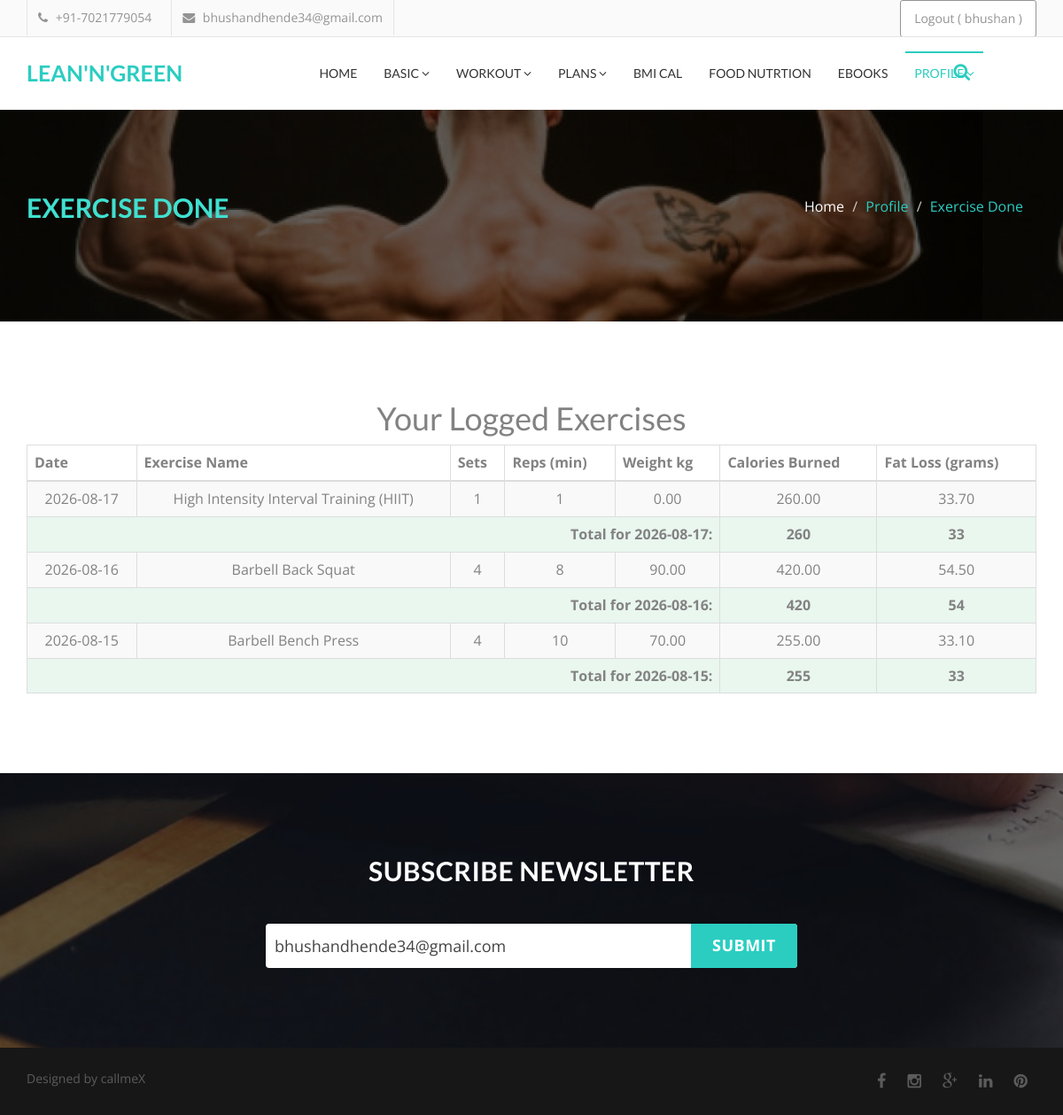
/exercise-done.php (signed in), run on the app's committed database.
### tables this page shows
CREATE TABLE `user_exercises` (
  `id` INT(11) NOT NULL AUTO_INCREMENT,
  `user_id` INT(11) NOT NULL,
  `exercise_id` INT(11) DEFAULT NULL,
  `name` VARCHAR(150) NOT NULL,
  `duration_minutes` INT(11) DEFAULT 0,
  `sets` INT(11) DEFAULT 0,
  `reps` INT(11) DEFAULT 0,
  `weight_kg` DECIMAL(5,2) DEFAULT 0.00,
  `date_performed` DATE NOT NULL,
  `calories_burned` DECIMAL(6,2) DEFAULT 0.00,
  `fat_loss_grams` DECIMAL(6,2) DEFAULT 0.00,
  `created_at` TIMESTAMP NOT NULL DEFAULT CURRENT_TIMESTAMP,
  PRIMARY KEY (`id`),
  KEY `fk_user` (`user_id`)
);

CREATE TABLE `users` (
  `id` INT(11) NOT NULL AUTO_INCREMENT,
  `name` VARCHAR(100) NOT NULL,
  `username` VARCHAR(50) NOT NULL UNIQUE,
  `email` VARCHAR(100) NOT NULL UNIQUE,
  `password` VARCHAR(255) NOT NULL,
  `created_at` TIMESTAMP NOT NULL DEFAULT CURRENT_TIMESTAMP,
  PRIMARY KEY (`id`)
);

### exercise-done.php (the view, shortened to what this page needs)
<!DOCTYPE html>
<html lang="en">
<head>
  <link href="assets/css/font-awesome.css" rel="stylesheet">
  <link href="assets/css/bootstrap.css" rel="stylesheet">
  <link rel="stylesheet" type="text/css" href="assets/css/slick.css" />
  <link rel="stylesheet" href="assets/css/jquery.fancybox.css" type="text/css" media="screen" />
  <link rel="stylesheet" type="text/css" href="assets/css/animate.css" />
  <link rel="stylesheet" type="text/css" href="assets/css/bootstrap-progressbar-3.3.4.css" />
  <link id="switcher" href="assets/css/theme-color/default-theme.css" rel="stylesheet">
  <link href="style.css" rel="stylesheet">
</head>
<body>
  <?php
  include('nav.php');
  ?>
  <section id="single-page-header4">
    <div class="overlay">
      <div class="container">
        <div class="row">
          <div class="col-md-6 col-sm-6 col-xs-12">
            <div class="single-page-header-left">
              <h2>Exercise done</h2>
            </div>
          </div>
          <div class="col-md-6 col-sm-6 col-xs-12">
            <div class="single-page-header-right">
              <ol class="breadcrumb">
                <li><a href="#">Home</a></li>
                <li class="active">Profile</li>
                <li class="active">Exercise Done</li>
              </ol>
            </div>
          </div>
        </div>
      </div>
    </div>
  </section>
  <section id="error">
    <div class="container">
      <div class="row">
        <div class="col-md-12">
          <div class="errror-page-area">
            <div class="error-content">
              <?php
              include('db.php');
              $user_id = $_SESSION['id'];
              $query = "SELECT * FROM user_exercises WHERE user_id = :user_id ORDER BY date_performed DESC, id ASC";
              $stmt = $pdo->prepare($query);
              $stmt->execute(['user_id' => $user_id]);
              $user_exercises = $stmt->fetchAll(PDO::FETCH_ASSOC);
              ?>
              <h1>Your Logged Exercises</h1>
              <?php if (empty($user_exercises)): ?>
                <div class="alert alert-info">You have not logged any Back exercises yet.</div>
              <?php else: ?>
                <div class="table-responsive">
                  <table class="table table-bordered table-striped">
                    <thead>
                    <tr>
                      <th>Date</th>
                      <th>Exercise Name</th>
                      <th>Sets</th>
                      <th>Reps (min)</th>
                      <th>Weight kg</th>
                      <th>Calories Burned</th>
                      <th>Fat Loss (grams)</th>
                    </tr>
                    </thead>
                    <tbody>
                    <?php
                    $current_date = null;
                    $date_totals = [
                      'calories_burned' => 0,
                      'fat_loss_grams' => 0
                    ];
                    foreach ($user_exercises as $idx => $ex):
                      if ($current_date !== $ex['date_performed']) {
                        $current_date = $ex['date_performed'];
                        $date_totals = [
                          'calories_burned' => 0,
                          'fat_loss_grams' => 0
                        ];
                      }
                      $date_totals['calories_burned'] += (int)$ex['calories_burned'];
                      $date_totals['fat_loss_grams'] += (int)$ex['fat_loss_grams'];
                      ?>
                      <tr>
                        <td><?= htmlspecialchars($ex['date_performed']) ?></td>
                        <td><?= htmlspecialchars($ex['name']) ?></td>
                        <td><?= htmlspecialchars($ex['sets']) ?></td>
                        <td><?= htmlspecialchars($ex['reps']) ?></td>
                        <td><?= htmlspecialchars($ex['weight_kg']) ?></td>
                        <td><?= htmlspecialchars($ex['calories_burned']) ?></td>
                        <td><?= htmlspecialchars($ex['fat_loss_grams'])?></td>
                      </tr>
                      <?php
                      $next = $user_exercises[$idx+1] ?? null;
                      if (!$next || $next['date_performed'] !== $current_date) {
                        ?>
                        <tr style="background:#e9f7ef;font-weight:bold;">
                          <td colspan="5" class="text-right">Total for <?= htmlspecialchars($current_date) ?>:</td>
                          <td><?= $date_totals['calories_burned'] ?></td>
                          <td><?= $date_totals['fat_loss_grams'] ?></td>
                        </tr>
                        <?php
                      }
                    endforeach;
                    ?>
                    </tbody>
                  </table>
                </div>
              <?php endif; ?>
            </div>
          </div>
        </div>
      </div>
    </div>
  </section>
  <?php include('footer.php'); ?>
</body>
</html>

### nav.php (shortened to what this page needs)
<?php
$isLoggedIn = isset($_SESSION['id']);
?>
<header id="header">
  <div class="header-bottom">
    <div class="container">
      <div class="row">
        <div class="col-md-6 col-sm-6 col-xs-6">
          <div class="header-contact">
            <ul>
              <li>
                <div class="phone">
                  <i class="fa fa-phone"></i>
                  +91-7021779054
                </div>
              </li>
              <li>
                <div class="mail">
                  <i class="fa fa-envelope"></i>
                  bhushandhende34@gmail.com
                </div>
              </li>
            </ul>
          </div>
        </div>
        <div class="col-md-6 col-sm-6 col-xs-6">
          <div class="header-login">
            <?php if ($isLoggedIn): ?>
              <form method="post" style="display:inline;">
              <button type="submit" name="logout" class="login modal-form btn btn-primary btn-sm">
              Logout ( <?= htmlspecialchars($_SESSION['username']); ?> )
              </button>
              </form>
            <?php else: ?>
              <a class="login modal-form btn btn-primary btn-sm" data-target="#login-form" data-toggle="modal"
              href="#">Login / Sign Up</a>
            <?php endif; ?>
          </div>
        </div>
      </div>
    </div>
  </div>
</header>
<section id="menu-area">
  <nav class="navbar navbar-default" role="navigation">
    <div class="container">
      <div class="navbar-header">
        <a class="navbar-brand" href="index.php">Lean'N'Green</a>
      </div>
      <div id="navbar" class="navbar-collapse collapse">
        <?php
        $currentPage = basename(urldecode($_SERVER['PHP_SELF']));
        ?>
        <ul id="top-menu" class="nav navbar-nav navbar-right main-nav">
          <li class="<?php echo ($currentPage == 'index.php') ? 'active' : ''; ?>"><a href="index.php">Home</a></li>
          <li
            class="dropdown <?php echo ($currentPage == 'Muscles.php' || $currentPage == 'Terminolgies.php' || $currentPage == 'Plant Protein.php') ? 'active' : ''; ?>">
            <a href="#" class="dropdown-toggle" data-toggle="dropdown">BASIC <span class="fa fa-angle-down"></span></a>
          </li>
          <li
            class="dropdown <?php echo ($currentPage == 'cardio.php' || $currentPage == 'Anatomy-&-Exercises.php') ? 'active' : ''; ?>">
            <a href="#" class="dropdown-toggle" data-toggle="dropdown">WORKOUT <span
                class="fa fa-angle-down"></span></a>
          </li>
          <li
            class="dropdown <?php echo ($currentPage == 'Vegan Diet Plan.php' || $currentPage == 'Workout Routine.php') ? 'active' : ''; ?>">
            <a href="#" class="dropdown-toggle" data-toggle="dropdown">PLANS <span class="fa fa-angle-down"></span></a>
          </li>
          <li class="<?php echo ($currentPage == 'BMI-calc.php') ? 'active' : ''; ?>"><a href="BMI-calc.php">BMI CAL</a>
          </li>
          <li class="<?php echo ($currentPage == 'food-nutrtion.php') ? 'active' : ''; ?>"><a
              href="food-nutrtion.php">Food Nutrtion</a></li>
              <li class="<?php echo ($currentPage == 'Ebooks.php') ? 'active' : ''; ?>"><a href="Ebooks.php">EBOOKS</a></li>
          <li
            class="dropdown <?php echo ($currentPage == 'exercise-done.php' || $currentPage == 'Setting.php') ? 'active' : ''; ?>">
            <a href="#" class="dropdown-toggle" data-toggle="dropdown">Profile <span
                class="fa fa-angle-down"></span></a>
          </li>
        </ul>
      </div>
      <a href="#" id="search-icon">
        <i class="fa fa-search">
        </i>
      </a>
    </div>
  </nav>
</section>

### footer.php (shortened to what this page needs)
<?php
include('db.php');
$prefill_email = '';
if (isset($_SESSION['id'])) {
 $user_id = $_SESSION['id'];
  $stmt = $conn->prepare("SELECT email FROM users WHERE id = ?");
  $stmt->bind_param("i", $user_id);
  $stmt->execute();
  $stmt->bind_result($email);
  if ($stmt->fetch()) {
    $prefill_email = htmlspecialchars($email);
  }
}
?>
<section id="subscribe">
  <div class="subscribe-overlay">
    <div class="container">
    <div class="row">
      <div class="col-md-12">
      <div class="subscribe-area">
        <h2>Subscribe Newsletter</h2>
        <form action="" method="post" class="subscrib-form">
        <input type="text" name="subscribe_email" placeholder="Enter Your E-mail.." value="<?php echo $prefill_email; ?>">
        <button class="subscribe-btn" type="submit">Submit</button>
        </form>
      </div>
      </div>
    </div>
    </div>
  </div>
</section>
 <footer id="footer">
    <div class="container">
      <div class="row">
        <div class="col-md-6 col-sm-6">
          <div class="footer-left">
            <p>Designed by <a href="https://github.com/callmeX34">callmeX</a></p>
          </div>
        </div>
        <div class="col-md-6 col-sm-6">
          <div class="footer-right">
            <a href="https://www.facebook.com/harsh.mankame"><i class="fa fa-facebook"></i></a>
            <a href="https://www.instagram.com/bhushan_dhende_mr.x_?igsh=MTlxbzZidWljdDEzcQ%3D%3D&utm_source=qr"><i class="fa fa-instagram"></i></a>
            <a href="#"><i class="fa fa-google-plus"></i></a>
            <a href="https://www.linkedin.com/in/shubham-bharekar-844657246?utm_source=share&utm_campaign=share_via&utm_content=profile&utm_medium=ios_app"><i class="fa fa-linkedin"></i></a>
            <a href="#"><i class="fa fa-pinterest"></i></a>
          </div>
        </div>
      </div>
    </div>
  </footer>

### assets/css/theme-color/default-theme.css (style rules this page uses)
.navbar-brand { color: #2bcdc1 !important; }
.navbar-default .navbar-nav > .active > a, .navbar-default .navbar-nav > .active > a:hover, .navbar-default .navbar-nav > .active > a:focus { color: #2bcdc1; }
.main-nav > li > a:hover::before, .navbar-default .navbar-nav > .active > a::before, .navbar-default .navbar-nav > .open > a:hover::before { background-color: #2bcdc1; }
.subscribe-btn { background-color: #2bcdc1; }
#search-icon { color: #2bcdc1; }
.single-page-header-right .breadcrumb li { color: #2bcdc1; }

### nav.php (style rules this page uses)
.header-login .btn.btn-primary.btn-sm { background-color: #fff !important; color:#949494 !important; border-color:#949494 !important; }

### data on the page
user_exercises: date_performed "2026-08-17", name "High Intensity Interval Training (HIIT)", sets "1", reps "1", weight_kg "0.00", calories_burned "260.00", fat_loss_grams "33.70", calories_burned "260", fat_loss_grams "33"
user_exercises: date_performed "2026-08-16", name "Barbell Back Squat", sets "4", reps "8", weight_kg "90.00", calories_burned "420.00", fat_loss_grams "54.50", calories_burned "420", fat_loss_grams "54"
user_exercises: date_performed "2026-08-15", name "Barbell Bench Press", sets "4", reps "10", weight_kg "70.00", calories_burned "255.00", fat_loss_grams "33.10", calories_burned "255", fat_loss_grams "33"
users: subscribe_email "bhushandhende34@gmail.com"

### other printed values
$_SESSION['username'] "bhushan"
